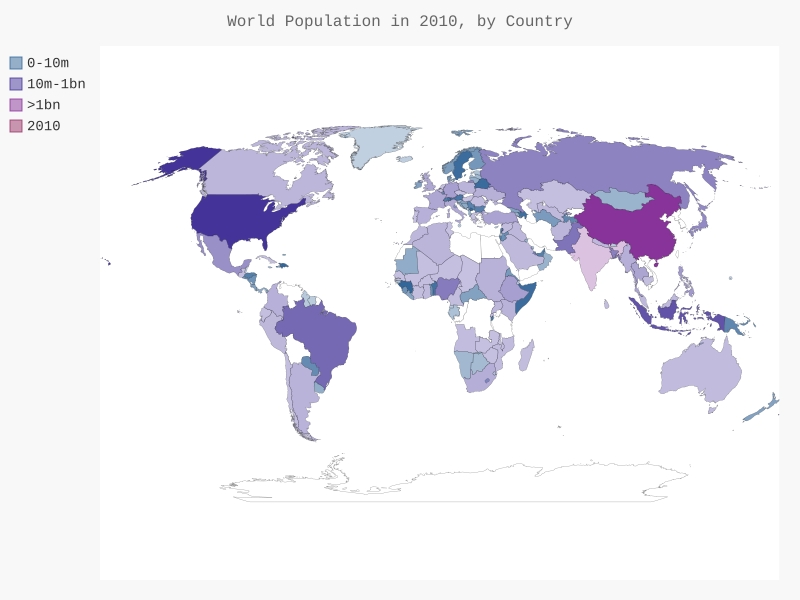

Write Python code to recreate this figure.
import json
from country_codes import get_country_code
import pygal
from pygal.style import LightColorizedStyle as LCS, RotateStyle as RS

# Load the data into a list.
filename = 'population_data.json'
with open(filename) as f:
    pop_data = json.load(f)
    # Print the 2010 population for each country.
    # Build a dictionary of population data.
    cc_populations = {}
    for pop_dict in pop_data:
        if pop_dict['Year'] == '2010':
            country_name = pop_dict['Country Name']
            population = int(float(pop_dict['Value']))
            code = get_country_code(country_name)
            if code:
                cc_populations[code] = population
            else:
                print('ERROR - ' + country_name)

# Group the countries into 3 population levels.
cc_pops_1, cc_pops_2, cc_pops_3 = {}, {}, {}
for cc, pop in cc_populations.items():
    if pop < 10000000:
        cc_pops_1[cc] = pop
    elif pop < 1000000000:
        cc_pops_2[cc] = pop
    else:
        cc_pops_3[cc] = pop
# See how many countries are in each level. 
print(len(cc_pops_1), len(cc_pops_2), len(cc_pops_3))
wm_style = RS('#336699', base_style=LCS)
wm = pygal.maps.world.World(style=wm_style)
wm.title = 'World Population in 2010, by Country'
wm.add('0-10m', cc_pops_1)
wm.add('10m-1bn', cc_pops_2)
wm.add('>1bn', cc_pops_3)
wm.title = 'World Population in 2010, by Country'
wm.add('2010', cc_populations)
 
wm.render_to_file('world_population.svg')
